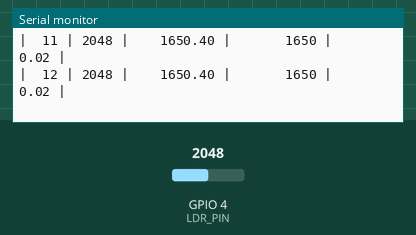
Bench run of a program on a simulated ESP32-S3. On the bench: the last lines printed to the serial monitor. The inputs (shaded band) are chosen by the test bench; at power-on: GPIO 4 (LDR_PIN) = 2048 (analog values on the 0–4095 scale).

Above: at 2.2 s.
2.3 s: GPIO 4 (LDR_PIN) set to 1285
At 2.36 s:
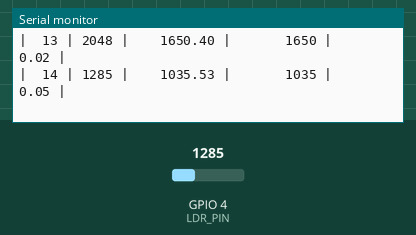
3.8 s: GPIO 4 (LDR_PIN) set to 1205
At 3.9 s:
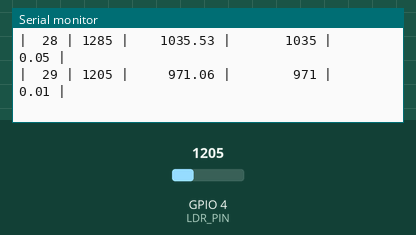
5.4 s: GPIO 4 (LDR_PIN) set to 1061
At 5.43 s:
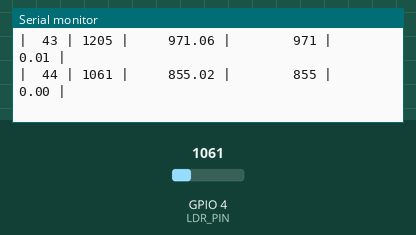
6.9 s: GPIO 4 (LDR_PIN) set to 957
At 6.96 s:
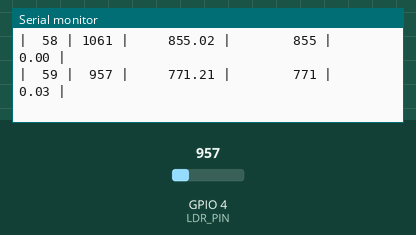

The program:

main.cpp
```cpp
#include <Arduino.h>

#define LDR_PIN 4
#define V_REF 3300.0
#define ADC_BITS 12
#define ADC_MAX ((1 << ADC_BITS) - 1)

int MEASURE_PERIOD = 100;

void setup()
{
  Serial.begin(115200);
  delay(1000);

  analogReadResolution(ADC_BITS);
  analogSetPinAttenuation(LDR_PIN, ADC_11db); // range ~0…3.1V

  Serial.println();
  Serial.println(F("=== LDR + ESP32-S3: Light Measurement ==="));
  Serial.printf("Resolution : %d bits (ADC_MAX = %d)\n", ADC_BITS, ADC_MAX);
  Serial.printf("Reference  : %.0f mV\n", V_REF);
  Serial.println("Attenuation: ADC_11db");
  Serial.printf("Period     : %d ms\n", MEASURE_PERIOD);

  Serial.println();
  Serial.println("---------------------------------------------------------------------");
  Serial.println("| No. |  RAW | Vcalc (mV) | Vmeas (mV) | Error (%) |");
  Serial.println("---------------------------------------------------------------------");
}

void loop()
{
  static uint32_t sampleNo = 0;
  sampleNo++;

  // average 16 samples to reduce noise
  uint32_t sum = 0;

  for (uint8_t i = 0; i < 16; i++)
  {
    sum += analogRead(LDR_PIN);
  }

  int rawADC = sum / 16;

  // Calculate voltage based on raw ADC value
  float vCalc = (float)rawADC * V_REF / ADC_MAX;

  // ESP32 calibrated measurement
  int vMeas = analogReadMilliVolts(LDR_PIN);

  // Calculate the percentage error between calculated and measured voltage
  float errorPct = 0.0f;

  if (vMeas > 0)
  {
    errorPct = fabsf(vCalc - (float)vMeas) / (float)vMeas * 100.0f;
  }

  Serial.printf(
      "| %3lu | %4d | %10.2f | %10d | %9.2f |\n",
      sampleNo,
      rawADC,
      vCalc,
      vMeas,
      errorPct);

  delay(MEASURE_PERIOD);
}
```

Measured:
- the behaviour switches between 1241 and 1240 on GPIO 4 (LDR_PIN) (found by bisection; images 1 and 2)
- the behaviour switches between 1000 and 999 on GPIO 4 (LDR_PIN) (found by bisection; images 3 and 4)
- after the input at 2.3 s, the serial monitor: prints a new line after 0.06 s (image 1)
- after the input at 3.8 s, the serial monitor: prints a new line after 0.09 s (image 2)
- after the input at 5.4 s, the serial monitor: prints a new line at once (image 3)
